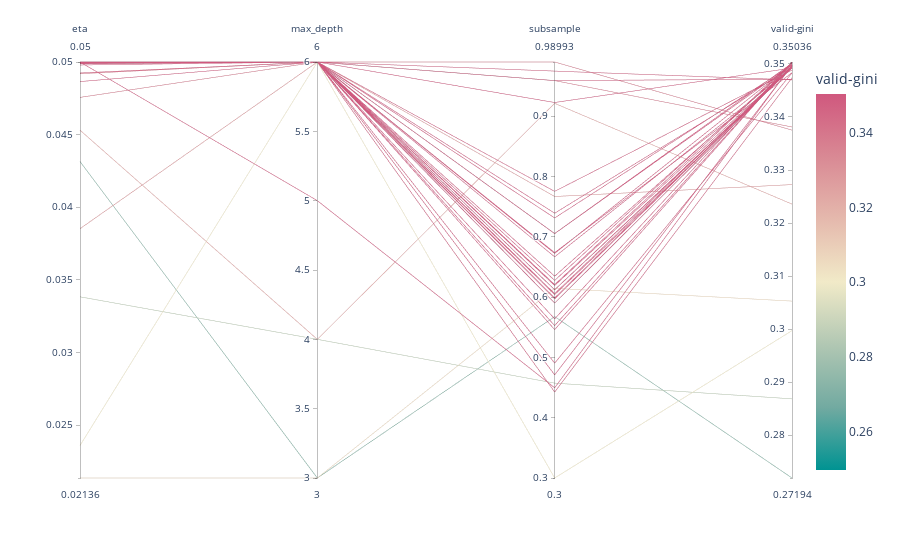

The notebook cell this image was saved under:
### Code cell
fig = px.parallel_coordinates(df, color="valid-gini", labels={"valid-gini": "valid-gini",
                "eta": "eta", "max_depth": "max_depth",
                "subsample": "subsample", },
                             color_continuous_scale=px.colors.diverging.Tealrose,
                             color_continuous_midpoint=0.3)
fig.show()
